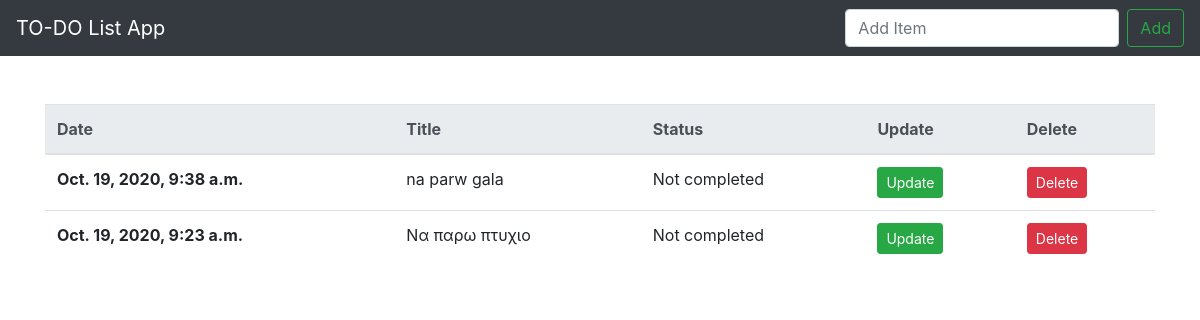
Before: / with the older database file.
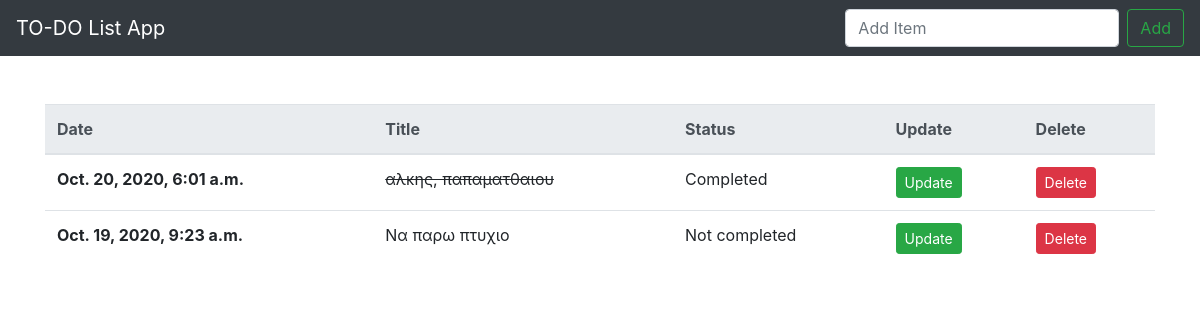
After: the same page with the newer database file.
### tasks/models.py (models this page shows, shortened)
class TaskItem(models.Model):
    title = models.CharField(max_length=200)
    status_completed = models.BooleanField(default=False)
    date_added = models.DateTimeField(auto_now_add=True)

### tasks/views.py (the view)
# urls.py: path('', views.home, name='todo-home'),
def home(request):
    todos = TaskItem.objects.all().order_by('-date_added')
    context = {
        'todos': todos
    }
    return render(request, 'tasks/home.html', context)

### tasks/templates/tasks/home.html
{% extends 'tasks/base.html' %}
{% block content %}
  <table class="table">
    <thead class="thead-light">
      <tr>
        <th scope="col">Date</th>
        <th scope="col">Title</th>
        <th scope="col">Status</th>
        <th scope="col">Update</th>
        <th scope="col">Delete</th>
      </tr>
    </thead>
    <tbody>
      {% for item in todos %}
      <tr>
        <th scope="row">{{ item.date_added }}</th>
        {% if item.status_completed == True %}
        <td><del>{{item.title}}</del></td>
        {% else %}
        <td>{{ item.title }}</td>
        {% endif %}
        {% if item.status_completed == False %}
        <td>Not completed</td>
        {% else %}
        <td>Completed</td>
        {% endif %}
        <td><a class="btn btn-sm btn-success" href="{% url 'todo-update' item.id %}">Update</a></td>
        <td><a class="btn btn-sm btn-danger" href="{% url 'todo-delete' item.id %}">Delete</a></td>
      </tr>
      {% endfor %}
  </table>
{% endblock content %}

### tasks/templates/tasks/base.html (shortened to what this page needs)
<!DOCTYPE html>
<html lang="en" dir="ltr">
  <head>
    <link rel="stylesheet" href="https://stackpath.bootstrapcdn.com/bootstrap/4.5.2/css/bootstrap.min.css">
  </head>
  <body>
    <nav class="navbar navbar-dark bg-dark">
      <a class="navbar-brand">TO-DO List App</a>
      <form class="form-inline" action="add_item/" method='POST' name="todo_item">
          <input class="form-control mr-sm-2" type="text" placeholder="Add Item" name="add_todo">
          <button class="btn btn-outline-success my-2 my-sm-0" type="submit">Add</button>
      </form>
    </nav>
    <div class="container mt-5">
      {% block content %}
      {% endblock content %}
    </div>
  </body>
</html>

Changed rows visible on the page:
removed TaskItem: date_added "Oct. 19, 2020, 9:38 a.m.", title "na parw gala", status_completed "Not completed"
added TaskItem: date_added "Oct. 20, 2020, 6:01 a.m.", title "αλκης, παπαματθαιου", status_completed "Completed"
